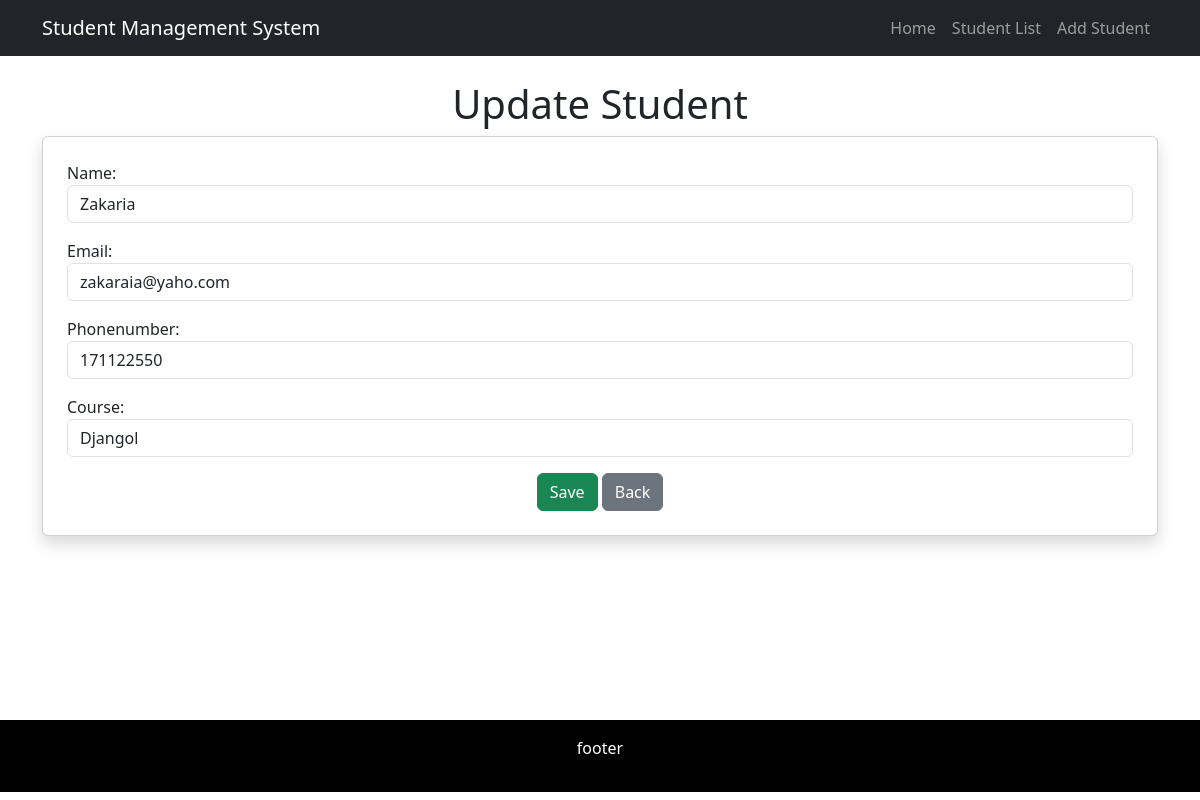
Page /update/9/ on the committed database.
### student/models.py (models this page shows, shortened)
class Student(models.Model):
    name = models.CharField(max_length=100)
    email = models.CharField(max_length=100)
    phonenumber = models.IntegerField()
    course = models.CharField(max_length=100)

### student/views.py (the view)
# urls.py: path('update/<int:student_id>/', views.update_student,name='update_student'),
def update_student(request,student_id):
    specific_student=Student.objects.get(id=student_id)
    if request.method == 'POST':
      form = StudentForm(request.POST,instance=specific_student)
      if form.is_valid():
         form.save()
         messages.add_message(request,messages.WARNING,'Record Updated')
         return redirect('studentlist')
    else:
        form = StudentForm(instance=specific_student)
        return render(request,'add_student.html',{'form':form})

### student/forms.py
class StudentForm(forms.ModelForm):
    class Meta:
        model = Student
        fields = ['name','email','phonenumber','course']
        widgets = {
            'name' : forms.TextInput(attrs={
                'class':'form-control'
            }),
            'email': forms.EmailInput(attrs={
                'class':'form-control'
            }),
            'phonenumber' : forms.NumberInput(attrs={
                'class':'form-control'
            }),
            'course' : forms.TextInput(attrs={
                'class':'form-control'
            }),
        }

### student/templates/add_student.html (shortened to what this page needs)
{% extends "base.html" %}
{% load crispy_forms_tags %}
{% block content %}
    <h1 class="text-center">{% if form.instance.pk %}Update{% else %}Add{% endif %} Student</h1>
    <div class="card shadow p-4">
        <form method="post">
            {{ form.as_p }}
            <div class="text-center">
                <button type="submit" class="btn btn-success">Save</button>
                <a href="{% url 'homepage' %}" class="btn btn-secondary">Back</a>
            </div>
        </form>
    </div>
{% endblock %}

### rows in the picture
Student: name "Zakaria", email "zakaraia@yaho.com", phonenumber "171122550", course "Djangol"
